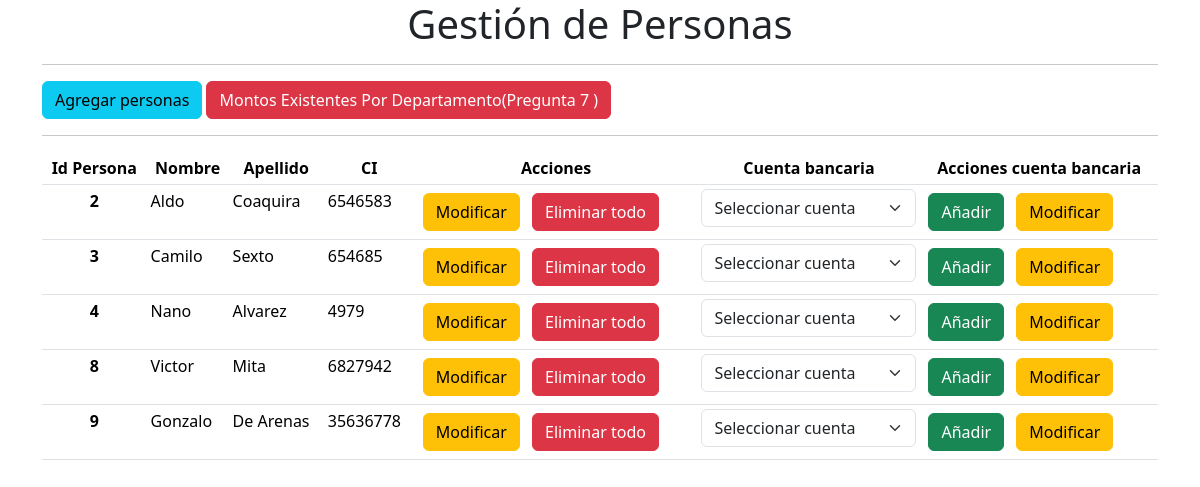
The page /problema7/vistas/vistaAdmin.php on the database its author committed.
### tables this page shows
CREATE TABLE `persona` (
  `id_persona` int(11) NOT NULL,
  `nombre` varchar(30) NOT NULL,
  `apellido` varchar(30) NOT NULL,
  `ci` varchar(10) NOT NULL
);

### problema7/vistas/vistaAdmin.php (the view, shortened to what this page needs)
<!DOCTYPE html>
<html lang="en">
<head>
    <link rel="stylesheet" href="../css/bootstrap.min.css">
</head>
<body>
    <div class="container">
        <h1 class="text-center">Gestión de Personas</h1>
        <hr>
        <a href="../formularios/formpersonas.html" class="btn btn-info">Agregar personas</a>
        <a href="../reportes/montosxdpto.php" class="btn btn-danger">Montos Existentes Por Departamento(Pregunta 7 )</a>
        <hr>
    </div>
    <div class="container-lg">
        <div class="table-responsive">
            <table class="table table-sm table-hover">
                <thead>
                    <th class="text-center" scope="col">Id Persona</th>
                    <th class="text-center" scope="col">Nombre</th>
                    <th class="text-center" scope="col">Apellido</th>
                    <th class="text-center" scope="col">CI</th>
                    <th class="text-center" scope="col">Acciones</th>
                    <th class="text-center" scope="col">Cuenta bancaria</th>
                    <th class="text-center" scope="col">Acciones cuenta bancaria</th>
                </thead>
                <tbody>
                    <?php
                        include "../controladores/conexion.php";;
                        $query = "select * from persona";
                        $respuesta = mysqli_query($conexion,$query);
                        while($registro = mysqli_fetch_array($respuesta)){
                            echo "<tr>";
                            echo"<th class='text-center' scope='row'>$registro[id_persona]</th>";
                            echo"<td>$registro[nombre]</td>";
                            echo "<td>$registro[apellido]</td>";
                            echo "<td>$registro[ci]</td>";
                            echo "<td>
                                    <a class='btn btn-warning m-1' href='../formularios/formmodificarpersona.php?id_persona=$registro[id_persona]'>Modificar</a>
                                    <a class='btn btn-danger m-1' data-bs-toggle='modal' data-bs-target='#exampleModal'>Eliminar todo</a>
                                    <div class='modal fade' id='exampleModal' tabindex='-1' aria-labelledby='exampleModalLabel' aria-hidden='true'>
                                    <div class='modal-dialog'>
                                        <div class='modal-content'>
                                        <div class='modal-header'>
                                            <h1 class='modal-title fs-5' id='exampleModalLabel'>Modal title</h1>
                                            <button type='button' class='btn-close' data-bs-dismiss='modal' aria-label='Close'></button>
                                        </div>
                                        <div class='modal-body'>
                                            <p>Esto eliminara todos los datos del usuario. ¿Esta seguro?</p>
                                        </div>
                                        <div class='modal-footer'>
                                            <button type='button' class='btn btn-secondary' data-bs-dismiss='modal'>Cancelar</button>
                                            <a class='btn btn-dark' href='../controladores/eliminarpersona.php?id_persona=$registro[id_persona]'>Eliminar</a>
                                        </div>
                                        </div>
                                    </div>
                                    </div>
                                </td>";
                            echo "  <td>";
                                echo "<form id='modificar_cuenta_bancaria_$registro[id_persona]' action='../formularios/formmodificarcuenta.php' method='post'>
                                        <input type='hidden' value='$registro[id_persona]' name='id_persona'/>
                                        <select class='form-select' name='id_cuenta_bancaria' form='modificar_cuenta_bancaria_$registro[id_persona]'>
                                                    <option selected>Seleccionar cuenta</option>";
                                echo "  </select>
                                    </form>";
                            echo "   </td>";
                            echo "  <td>
                                        <a class='btn btn-success m-1' href='../formularios/formañadircuenta.php?id_persona=$registro[id_persona]'>Añadir</a>
                                        <input class='btn btn-warning m-1' type='submit' form='modificar_cuenta_bancaria_$registro[id_persona]' value='Modificar' />
                                    </td>";
                            echo "</tr>";
                        }
                    ?>
                </tbody>
            </table>
        </div>
    </div>
</body>
</html>

### rows shown on the page
persona: id_persona "2", nombre "Aldo", apellido "Coaquira", ci "6546583", id_cuenta_bancaria "Seleccionar cuenta"
persona: id_persona "3", nombre "Camilo", apellido "Sexto", ci "654685", id_cuenta_bancaria "Seleccionar cuenta"
persona: id_persona "4", nombre "Nano", apellido "Alvarez", ci "4979", id_cuenta_bancaria "Seleccionar cuenta"
persona: id_persona "8", nombre "Victor", apellido "Mita", ci "6827942", id_cuenta_bancaria "Seleccionar cuenta"
persona: id_persona "9", nombre "Gonzalo", apellido "De Arenas", ci "35636778", id_cuenta_bancaria "Seleccionar cuenta"
